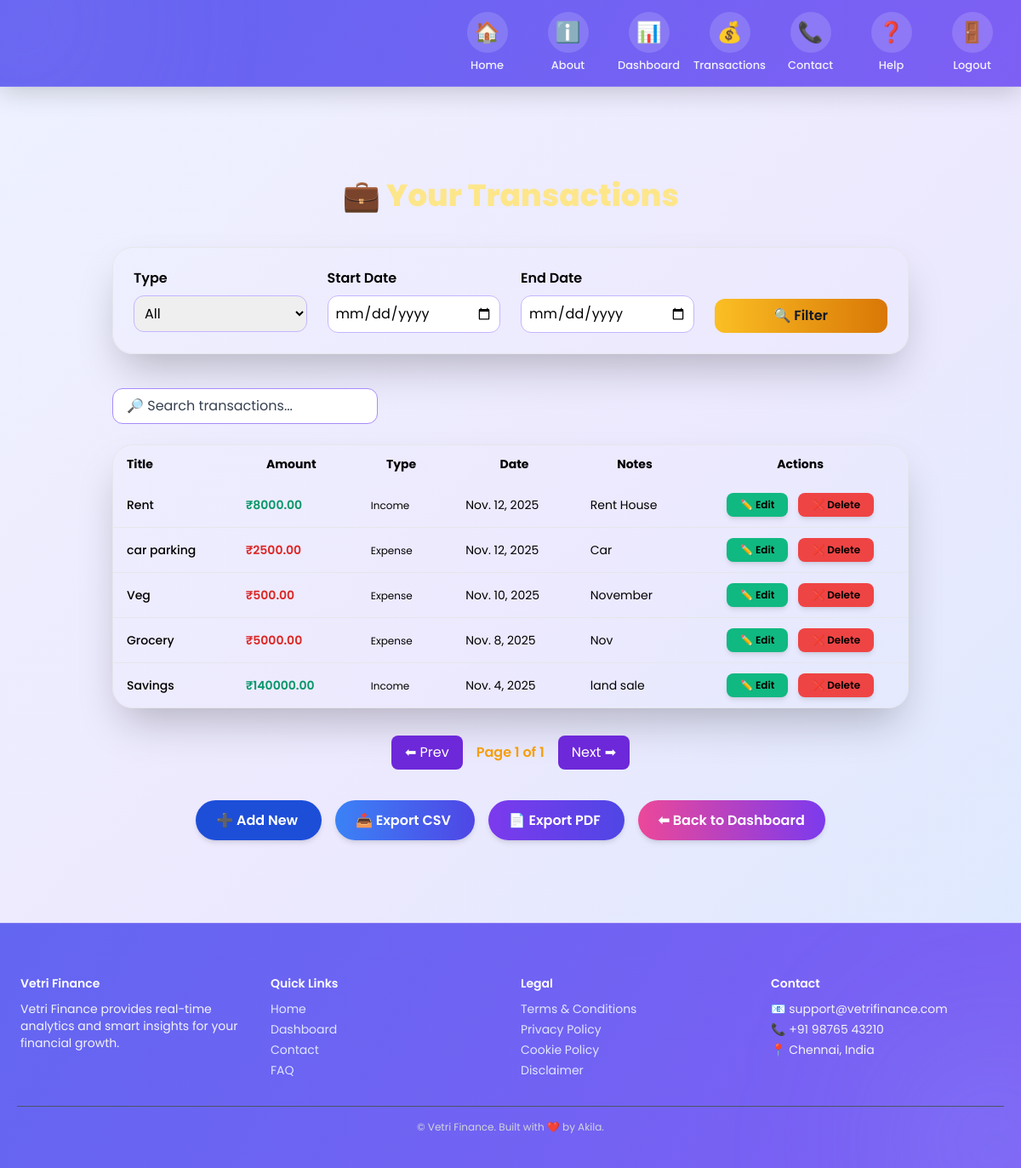
Page /transactions/ (signed in) on the committed database.
### transactions/models.py (models this page shows, shortened)
class Transaction(models.Model):
    TRANSACTION_TYPES = [
        ('income', 'Income'),
        ('expense', 'Expense'),
    ]
    title = models.CharField(max_length=100)
    amount = models.DecimalField(max_digits=10, decimal_places=2)
    type = models.CharField(max_length=10, choices=TRANSACTION_TYPES)
    date = models.DateField(auto_now_add=True)
    user = models.ForeignKey(User, on_delete=models.CASCADE, related_name='transactions')
    notes = models.TextField(blank=True, null=True)
    created_at = models.DateTimeField(auto_now_add=True)
    updated_at = models.DateTimeField(auto_now=True)
    class Meta:
        ordering = ['-date']
        verbose_name = 'Transaction'
        verbose_name_plural = 'Transactions'

### transactions/views.py (the view)
# urls.py: path('', views.transaction_list, name='transaction_list'),
@login_required
def transaction_list(request):
    user = request.user
    transactions = Transaction.objects.filter(user=user).order_by('-date')
    t_type = request.GET.get('type')
    start_date = request.GET.get('start_date')
    end_date = request.GET.get('end_date')
    if t_type:
        transactions = transactions.filter(type=t_type)
    if start_date:
        transactions = transactions.filter(date__gte=start_date)
    if end_date:
        transactions = transactions.filter(date__lte=end_date)
    context = {
        'transactions': transactions,
        'selected_type': t_type,
        'start_date': start_date,
        'end_date': end_date,
    }
    return render(request, 'transactions/transaction_list.html', context)

### transactions/templates/transactions/transaction_list.html (shortened to what this page needs)
{% extends 'registration/base.html' %}
{% load static %}
{% block content %}
<section class="max-w-7xl mx-auto py-12 px-6 text-black">
  <h2 class="text-4xl font-extrabold text-center text-yellow-200 mb-10 drop-shadow-lg">
    💼 Your Transactions
  </h2>
  <form method="get"
        class="grid grid-cols-1 md:grid-cols-4 gap-6 mb-10 bg-gradient-to-br from-indigo-500/40 via-purple-600/30 to-blue-500/30 backdrop-blur-xl p-6 rounded-3xl border border-purple-400/40 shadow-2xl">
    <div>
      <label class="block font-semibold text-black mb-2">Type</label>
      <select name="type"
              class="w-full bg-black/10 text-black border border-purple-300 rounded-xl p-2 focus:ring-2 focus:ring-yellow-300 focus:outline-none">
        <option value="">All</option>
      </select>
    </div>
    <div>
      <label class="block font-semibold text-black mb-2">Start Date</label>
      <input type="date" name="start_date" value="{{ start_date }}"
             class="w-full bg-white/10 text-black border border-purple-300 rounded-xl p-2 focus:ring-2 focus:ring-yellow-300 focus:outline-none">
    </div>
    <div>
      <label class="block font-semibold text-black mb-2">End Date</label>
      <input type="date" name="end_date" value="{{ end_date }}"
             class="w-full bg-white/10 text-black border border-purple-300 rounded-xl p-2 focus:ring-2 focus:ring-yellow-300 focus:outline-none">
    </div>
    <div class="flex items-end">
      <button class="w-full py-2 bg-gradient-to-r from-yellow-400 to-yellow-600 text-gray-900 font-semibold rounded-xl hover:scale-105 transition">
        🔍 Filter
      </button>
    </div>
  </form>
  <div class="mb-6 flex justify-between items-center">
    <input id="searchInput" type="text"
           placeholder="🔎 Search transactions..."
           class="w-full md:w-1/3 bg-white/20 text-black border border-purple-400 rounded-xl px-4 py-2 focus:ring-2 focus:ring-yellow-300 focus:outline-none placeholder-gray-700">
  </div>
  <div class="overflow-x-auto bg-gradient-to-br from-indigo-600/30 via-purple-600/30 to-blue-600/30 backdrop-blur-xl rounded-3xl border border-purple-300/50 shadow-2xl">
    <table id="transactionTable" class="w-full text-sm text-black">
      <thead class="bg-purple-900/60 text-black">
        <tr>
          <th class="py-3 px-4 text-left">Title</th>
          <th class="py-3 px-4">Amount</th>
          <th class="py-3 px-4">Type</th>
          <th class="py-3 px-4">Date</th>
          <th class="py-3 px-4">Notes</th>
          <th class="py-3 px-4 text-center">Actions</th>
        </tr>
      </thead>
      <tbody class="divide-y divide-purple-500/40">
        {% for t in transactions %}
        <tr class="hover:bg-purple-800/40 transition">
          <td class="py-3 px-4 font-medium">{{ t.title }}</td>
          <td class="py-3 px-4 font-semibold {% if t.type == 'income' %}text-green-600{% else %}text-red-600{% endif %}">
            ₹{{ t.amount }}
          </td>
          <td class="py-3 px-4 capitalize">
            {% if t.type == 'income' %}
              <span class="bg-green-600/40 text-green px-2 py-1 rounded-lg text-xs">Income</span>
            {% else %}
              <span class="bg-red-600/40 text-red px-2 py-1 rounded-lg text-xs">Expense</span>
            {% endif %}
          </td>
          <td class="py-3 px-4">{{ t.date }}</td>
          <td class="py-3 px-4 text-black">{{ t.notes|default:"—" }}</td>
          <td class="py-3 px-4 text-center flex justify-center gap-3">
            <a href="{% url 'edit_transaction' t.pk %}"
               class="bg-green-500 hover:bg-green-600 text-black text-xs px-4 py-1.5 rounded-lg font-semibold transition-all shadow-md">✏️ Edit</a>
            <a href="{% url 'delete_transaction' t.pk %}"
               class="bg-red-500 hover:bg-red-600 text-black text-xs px-4 py-1.5 rounded-lg font-semibold transition-all shadow-md">❌ Delete</a>
          </td>
        </tr>
        {% empty %}
        <tr>
          <td colspan="6" class="py-6 text-center text-gray-500 italic">No transactions found.</td>
        </tr>
        {% endfor %}
      </tbody>
    </table>
  </div>
  <div class="flex justify-center items-center mt-8 gap-4">
    <button id="prevPage"
            class="bg-purple-700 text-white px-4 py-2 rounded-lg hover:bg-purple-800 disabled:opacity-50 transition">
      ⬅ Prev
    </button>
    <span id="pageInfo" class="text-yellow-500 font-semibold"></span>
    <button id="nextPage"
            class="bg-purple-700 text-white px-4 py-2 rounded-lg hover:bg-purple-800 disabled:opacity-50 transition">
      Next ➡
    </button>
  </div>
  <div class="text-center mt-12 space-x-4">
    <a href="{% url 'add_transaction' %}"
       class="px-6 py-3 bg-blue-700 text-white rounded-full font-semibold hover:scale-105 transition shadow-md">
      ➕ Add New
    </a>
    <a href="{% url 'export_csv' %}"
       class="px-6 py-3 bg-gradient-to-r from-blue-500 to-indigo-600 text-white rounded-full font-semibold hover:scale-105 transition shadow-md">
      📤 Export CSV
    </a>
    <a href="{% url 'export_pdf' %}"
       class="px-6 py-3 bg-gradient-to-r from-purple-600 to-indigo-600 text-white rounded-full font-semibold hover:scale-105 transition shadow-md">
      📄 Export PDF
    </a>
    <a href="{% url 'dashboard_home' %}"
       class="px-6 py-3 bg-gradient-to-r from-pink-500 to-purple-600 text-white rounded-full font-semibold hover:scale-105 transition shadow-md">
      ⬅ Back to Dashboard
    </a>
  </div>
</section>
{% endblock %}

### users/templates/registration/base.html (style rules this page uses)
body { font-family: 'Poppins', sans-serif; background: linear-gradient(135deg, #eef2ff, #ede9fe, #dbeafe); background-attachment: fixed; color: #1e293b; display: flex; flex-direction: column; min-height: 100vh; overflow-x: hidden; scroll-behavior: smooth; }

### rows in the picture
Transaction: title "Rent", amount "8000.00", type "Income", date "Nov. 12, 2025", notes "Rent House"
Transaction: title "car parking", amount "2500.00", type "Expense", date "Nov. 12, 2025", notes "Car"
Transaction: title "Veg", amount "500.00", type "Expense", date "Nov. 10, 2025", notes "November"
Transaction: title "Grocery", amount "5000.00", type "Expense", date "Nov. 8, 2025", notes "Nov"
Transaction: title "Savings", amount "140000.00", type "Income", date "Nov. 4, 2025", notes "land sale"
